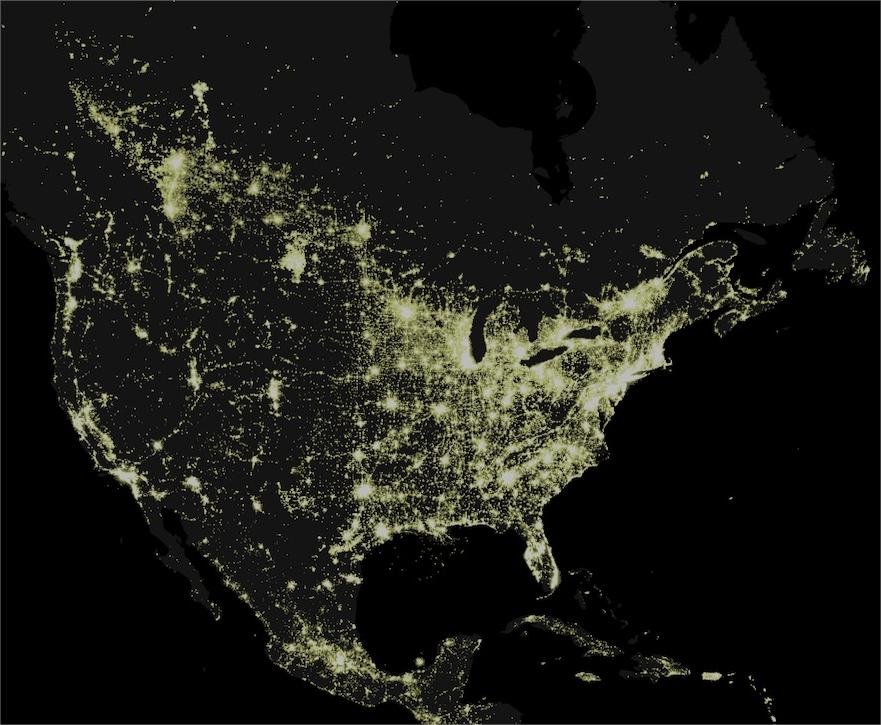
#> input picture R-C.jpg, 881 x 725 px, found by its file name
$ python picture_to_np.py
#> lines starting #> are read from the running program, lines starting #| are printed output that depends on the picture; after the words box and inside, x2 and y2 are one past the last pixel; in counts of white or black regions, pixels touching at a corner belong together
import cv2
import matplotlib.pyplot as plt
import numpy as np
from scipy.signal import convolve2d

# 读取图片
img = cv2.imread('D:/YAN1/feixianxing/R-C.jpg', cv2.IMREAD_GRAYSCALE)
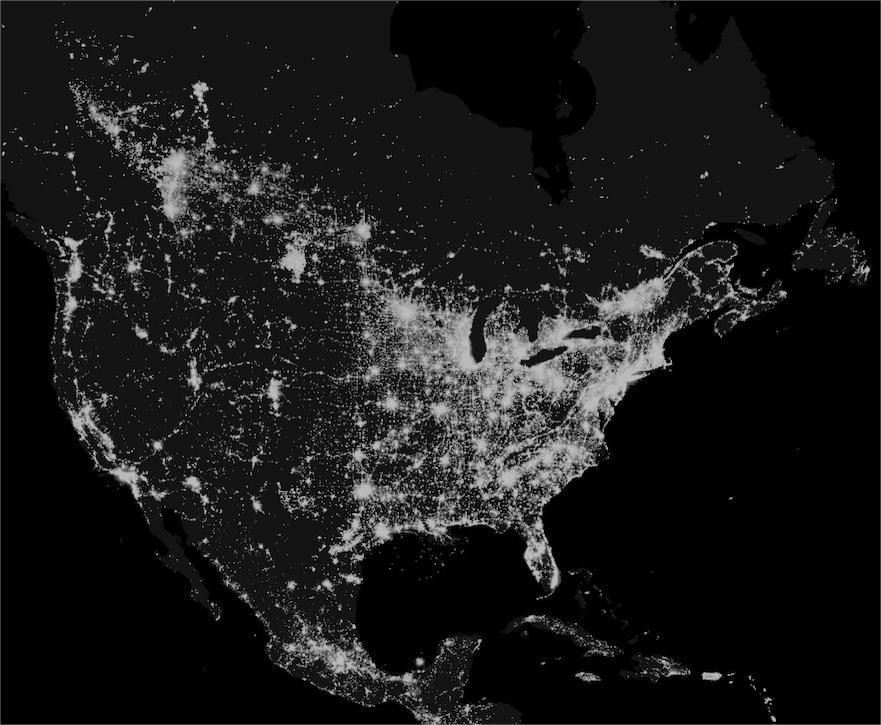
#> img: shape (725, 881); min 0, max 214, mean 26

# 缩放图片
img = cv2.resize(img, (1000, 1000))
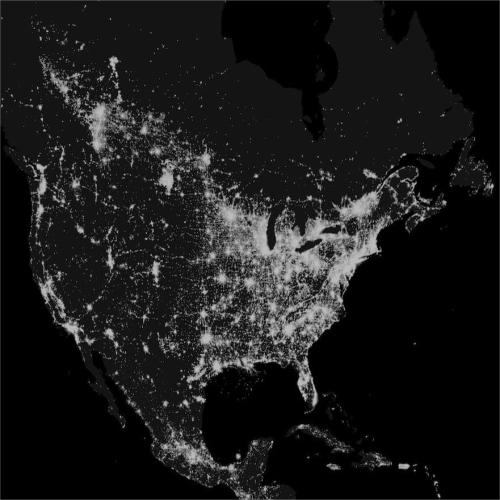
#> img: shape (1000, 1000) (shown at 1/2 size); min 0, max 203, mean 26
img2 = cv2.resize(img, (100, 100))
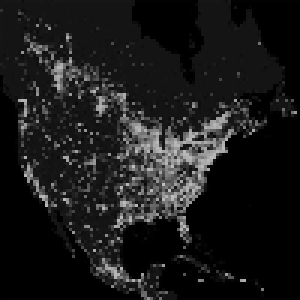
#> img2: shape (100, 100) (shown 3 times larger); min 0, max 190, mean 25.9

# 二值化处理
_, img_binary = cv2.threshold(img, 50, 1, cv2.THRESH_BINARY)
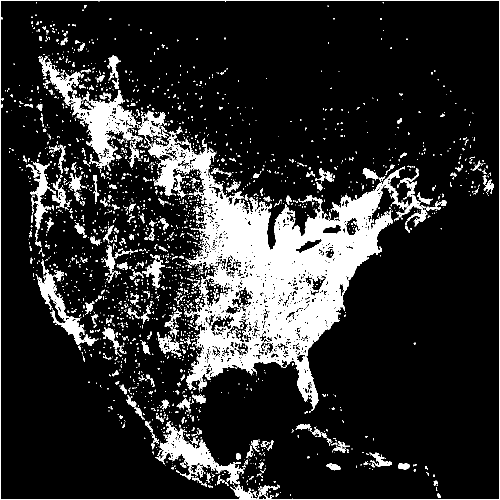
#> img_binary: shape (1000, 1000) (shown at 1/2 size); values 0 (black) and 1 (white), 15% white; 2692 white regions (2340 under 20 px), largest, box (x1, y1, x2, y2) and area: (296, 262, 810, 822) 83518, (78, 112, 276, 342) 9406, (311, 842, 480, 972) 5231
_, mask = cv2.threshold(img2, 1, 1, cv2.THRESH_BINARY_INV)
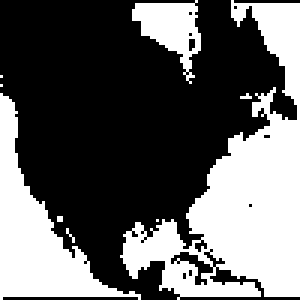
#> mask: shape (100, 100) (shown 3 times larger); values 0 (black) and 1 (white), 38.5% white; 9 white regions (6 under 20 px), largest, box (x1, y1, x2, y2) and area: (40, 0, 100, 100) 2481, (0, 31, 47, 100) 1039, (44, 0, 67, 28) 313

# 转换为浮点数类型
img_binary = img_binary.astype(float)
mask = mask.astype(float)

# # 创建卷积核
# kernel = np.array([[0, 1, 0],
#                    [1, 1, 1],
#                    [0, 1, 0]])

# # 进行卷积操作
# img_binary = convolve2d(img_binary, kernel, mode='same', boundary='fill', fillvalue=0)
# img_binary = (img_binary > 0).astype(float)

# img_binary = convolve2d(img_binary, kernel, mode='same', boundary='fill', fillvalue=0)


# # 将大于1的值设置为1
# img_binary = (img_binary > 0).astype(float)

# 反转二值化数组
# img_binary = np.logical_not(img_binary)

# 绘制二值化数组
plt.imshow(img_binary, cmap='gray')
plt.show()
plt.imshow(mask, cmap='gray')
plt.show()

# 保存二维数组为文本文件
np.savetxt('img_binary.txt', img_binary)
np.savetxt('mask.txt', mask)
